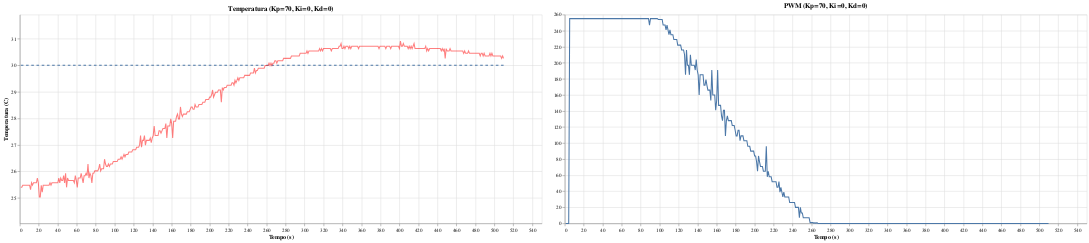

Notebook source saved alongside this figure:
### Code cell
lenz_feliz(data_70p_00i_00d,"Kp=70, Ki=0, Kd=0")

### Figure 1 — Vega-Lite specification as saved in the notebook (floating-point values rounded to 4 significant figures; data arrays with more than 128 entries replaced by an {"elided": "..."} marker saying what was removed)
{"config": {"view": {"continuousWidth": 300, "continuousHeight": 300}}, "hconcat": [{"layer": [{"mark": {"type": "line", "strokeDash": [5, 5]}, "encoding": {"x": {"field": "Tempo (s)", "title": "Tempo (s)", "type": "quantitative"}, "y": {"field": "Temp Desejada (C)", "scale": {"domain": [24.04, 31.0]}, "title": "Temperatura (C)", "type": "quantitative"}}, "title": "Temperatura (Kp=70, Ki=0, Kd=0)"}, {"mark": {"type": "line", "color": "red"}, "encoding": {"opacity": {"value": 0.5}, "x": {"field": "Tempo (s)", "title": "Tempo (s)", "type": "quantitative"}, "y": {"field": "Temp Atual (C)", "scale": {"domain": [24.04, 31.91]}, "title": "Temperatura (C)", "type": "quantitative"}}, "title": "Temperatura (Kp=70, Ki=0, Kd=0)"}], "height": 400, "width": 1000}, {"mark": {"type": "line"}, "encoding": {"opacity": {"value": 1}, "x": {"field": "Tempo (s)", "title": "Tempo (s)", "type": "quantitative"}, "y": {"field": "PWM", "title": "", "type": "quantitative"}}, "height": 400, "title": "PWM (Kp=70, Ki=0, Kd=0)", "width": 1000}], "data": {"name": "data-417713285063c7b3883bd0a3fcd0d956"}, "transform": [{"filter": "(datum['Tempo (s)'] <= 2000)"}], "$schema": "https://vega.github.io/schema/vega-lite/v5.20.1.json", "datasets": {"data-417713285063c7b3883bd0a3fcd0d956": {"elided": "497 records"}}}
